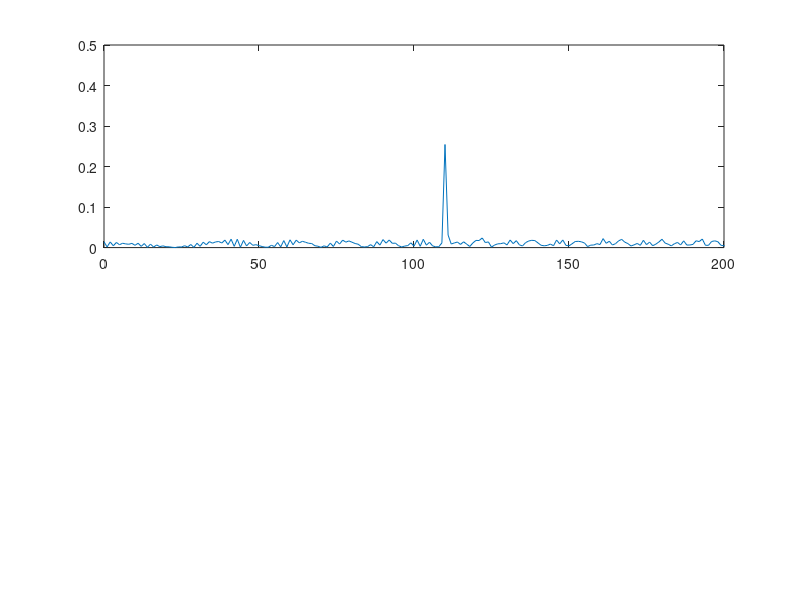
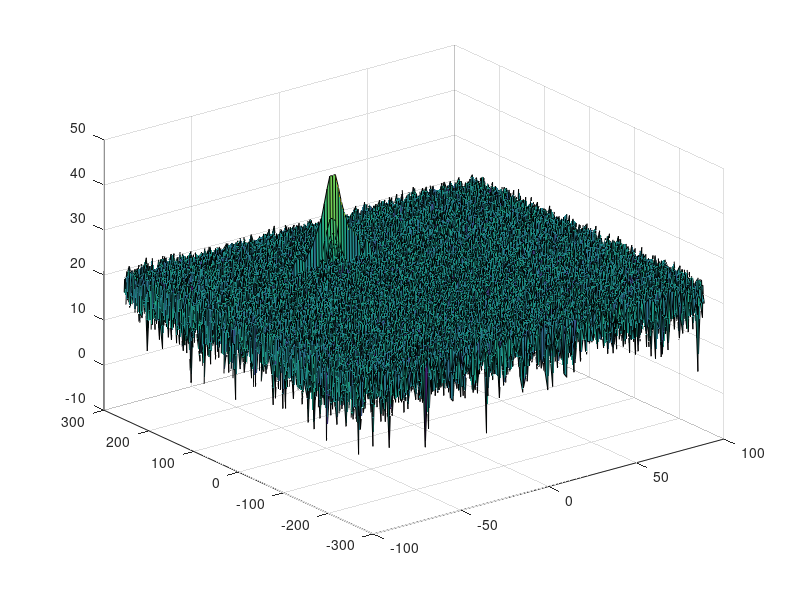
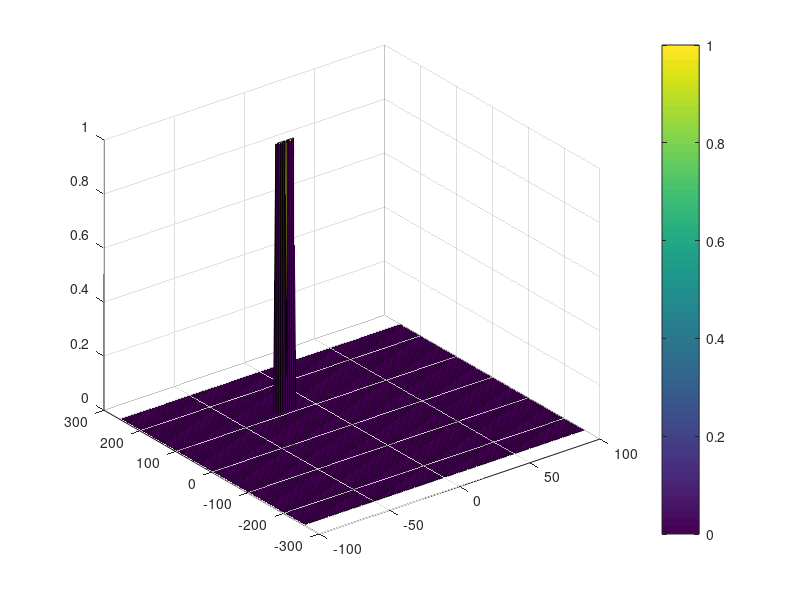

Recreate these plots in MATLAB, in order.
clear all;close all; %#ok<CLALL>
clc;

%% Radar Specifications 
%%%%%%%%%%%%%%%%%%%%%%%%%%%
% Frequency of operation = 77GHz
% Max Range = 200m
% Range Resolution = 1 m
% Max Velocity = 100 m/s
%%%%%%%%%%%%%%%%%%%%%%%%%%%

%speed of light = 3e8
%% User Defined Range and Velocity of target
% *%TODO* :
% define the target's initial position and velocity. Note : Velocity
% remains contant
 R0 = 110;
 v = -20;


%% FMCW Waveform Generation

% *%TODO* :
%Design the FMCW waveform by giving the specs of each of its parameters.
% Calculate the Bandwidth (B), Chirp Time (Tchirp) and Slope (slope) of the FMCW
% chirp using the requirements above.
c = 3 * 10^8; % speed of light
r_res = 1; % range resolution
r_max = 200; % max range

B = c / (2 * r_res);
Tchirp = 5.5 * 2 * r_max / c;
slope = B / Tchirp;

%Operating carrier frequency of Radar 
fc= 77e9;             %carrier freq

                                                          
%The number of chirps in one sequence. Its ideal to have 2^ value for the ease of running the FFT
%for Doppler Estimation. 
Nd=128;                   % #of doppler cells OR #of sent periods % number of chirps

%The number of samples on each chirp. 
Nr=1024;                  %for length of time OR # of range cells

% Timestamp for running the displacement scenario for every sample on each
% chirp
t=linspace(0,Nd*Tchirp,Nr*Nd); %total time for samples


%Creating the vectors for Tx, Rx and Mix based on the total samples input.
Tx=zeros(1,length(t)); %transmitted signal
Rx=zeros(1,length(t)); %received signal
Mix = zeros(1,length(t)); %beat signal

%Similar vectors for range_covered and time delay.
r_t=zeros(1,length(t));
td=zeros(1,length(t));


%% Signal generation and Moving Target simulation
% Running the radar scenario over the time. 

for i=1:length(t)         
    
    
    % *%TODO* :
    %For each time stamp update the Range of the Target for constant velocity. 
    R = R0+v*t(i);
    % *%TODO* :
    %For each time sample we need update the transmitted and
    %received signal. 
    tau = 2*R/c;
    Tx(i) = cos(2*pi*(fc*t(i)+slope*t(i)^2/2));
    Rx(i) = cos(2*pi*(fc*(t(i)-tau)+slope*(t(i)-tau)^2/2));

    % *%TODO* :
    %Now by mixing the Transmit and Receive generate the beat signal
    %This is done by element wise matrix multiplication of Transmit and
    %Receiver Signal
    Mix(i) = Tx(i) .* Rx(i);

end

%% RANGE MEASUREMENT


 % *%TODO* :
%reshape the vector into Nr*Nd array. Nr and Nd here would also define the size of
%Range and Doppler FFT respectively.
Mix_reshaped=reshape(Mix,[Nr,Nd]);

% *%TODO* :
%run the FFT on the beat signal along the range bins dimension (Nr) and
%normalize.
signal_fft = fft(Mix_reshaped, Nr)/Nr;

 % *%TODO* :
% Take the absolute value of FFT output
signal_fft = abs(signal_fft);
 % *%TODO* :
% Output of FFT is double sided signal, but we are interested in only one side of the spectrum.
% Hence we throw out half of the samples.
L = length(signal_fft);
signal_fft = signal_fft(1:L/2+1); % this gets half of the first column

%plotting the range

 % *%TODO* :
 % plot FFT output 
 
%  In an fft frequency plot, the highest frequency is the sampling frequency fs 
% and the lowest frequency is fs/N where N is the number of fft points.
dt = Tchirp/Nr;
Fs = 1/dt;            % Sampling frequency                    
Fb = Fs*(0:(L/2))/L;  % beat frequency
calculated_range = c * Fb * Tchirp / (2 * B); % this corresponds to range resolution 1

figure ('Name','Range from First FFT')
subplot(2,1,1)
plot(calculated_range, signal_fft) 
axis ([0 200 0 0.5]);





%% RANGE DOPPLER RESPONSE
% The 2D FFT implementation is already provided here. This will run a 2DFFT
% on the mixed signal (beat signal) output and generate a range doppler
% map.You will implement CFAR on the generated RDM


% Range Doppler Map Generation.

% The output of the 2D FFT is an image that has reponse in the range and
% doppler FFT bins. So, it is important to convert the axis from bin sizes
% to range and doppler based on their Max values.

Mix=reshape(Mix,[Nr,Nd]);

% 2D FFT using the FFT size for both dimensions.
sig_fft2 = fft2(Mix,Nr,Nd);

% Taking just one side of signal from Range dimension.
sig_fft2 = sig_fft2(1:Nr/2,1:Nd);
sig_fft2 = fftshift (sig_fft2);
RDM = abs(sig_fft2);
RDM = 10*log10(RDM);

%use the surf function to plot the output of 2DFFT and to show axis in both
%dimensions
doppler_axis = linspace(-100,100,Nd);
range_axis = linspace(-200,200,Nr/2)*((Nr/2)/400);
figure,surf(doppler_axis,range_axis,RDM);

%% CFAR implementation

%Slide Window through the complete Range Doppler Map

% *%TODO* :
%Select the number of Training Cells in both the dimensions.
Tr = 10;
Td = 5;
% *%TODO* :
%Select the number of Guard Cells in both dimensions around the Cell under 
%test (CUT) for accurate estimation
Gr = 5;
Gd = 2;
% *%TODO* :
% offset the threshold by SNR value in dB
offset=1.4;

% *%TODO* :
%Create a vector to store noise_level for each iteration on training cells
noise_level = zeros(1,1);


% *%TODO* :
%design a loop such that it slides the CUT across range doppler map by
%giving margins at the edges for Training and Guard Cells.
%For every iteration sum the signal level within all the training
%cells. To sum convert the value from logarithmic to linear using db2pow
%function. Average the summed values for all of the training
%cells used. After averaging convert it back to logarithimic using pow2db.
%Further add the offset to it to determine the threshold. Next, compare the
%signal under CUT with this threshold. If the CUT level > threshold assign
%it a value of 1, else equate it to 0.


   % Use RDM[x,y] as the matrix from the output of 2D FFT for implementing
   % CFAR
   % Similar to the exercise solution, I only use leading cells for simplicity
  
threshold = zeros(size(RDM));   
for row = 1:(Nr/2-(Gr+Tr+1))
    noise_level = 0;
    for col = 1:(Nd-(Gd+Td+1))
        noise_level = sum(sig_fft2(row:row+Tr-1,col:col+Td-1));
        noise_level = 10*log10(noise_level) + offset;
        signal = RDM(row+Tr+Gr, col+Td+Gd);
        
        if signal > noise_level
            threshold(row+Tr+Gr, col+Td+Gd) = 1;
        end
    end
end



% *%TODO* :
% The process above will generate a thresholded block, which is smaller 
%than the Range Doppler Map as the CUT cannot be located at the edges of
%matrix. Hence,few cells will not be thresholded. To keep the map size same
% set those values to 0. 
 








% *%TODO* :
%display the CFAR output using the Surf function like we did for Range
%Doppler Response output.
figure,surf(doppler_axis,range_axis, threshold);
colorbar;